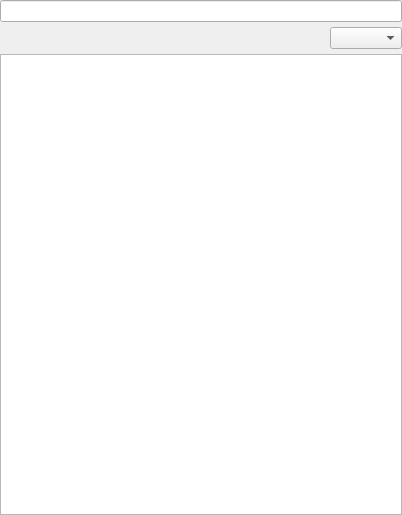
<?xml version="1.0" encoding="UTF-8"?>
<ui version="4.0">
 <class>NotesTree</class>
 <widget class="QWidget" name="NotesTree">
  <property name="geometry">
   <rect>
    <x>0</x>
    <y>0</y>
    <width>402</width>
    <height>515</height>
   </rect>
  </property>
  <property name="windowTitle">
   <string>Form</string>
  </property>
  <layout class="QVBoxLayout" name="verticalLayout">
   <property name="spacing">
    <number>5</number>
   </property>
   <property name="leftMargin">
    <number>0</number>
   </property>
   <property name="topMargin">
    <number>0</number>
   </property>
   <property name="rightMargin">
    <number>0</number>
   </property>
   <property name="bottomMargin">
    <number>0</number>
   </property>
   <item>
    <layout class="QHBoxLayout" name="toolBoxLayout">
     <property name="spacing">
      <number>5</number>
     </property>
    </layout>
   </item>
   <item>
    <widget class="QWidget" name="searchPanel" native="true">
     <layout class="QVBoxLayout" name="verticalLayout_2">
      <property name="spacing">
       <number>5</number>
      </property>
      <property name="leftMargin">
       <number>0</number>
      </property>
      <property name="topMargin">
       <number>0</number>
      </property>
      <property name="rightMargin">
       <number>0</number>
      </property>
      <property name="bottomMargin">
       <number>0</number>
      </property>
      <item>
       <widget class="QLineEdit" name="searchFor">
        <property name="alignment">
         <set>Qt::AlignRight|Qt::AlignTrailing|Qt::AlignVCenter</set>
        </property>
       </widget>
      </item>
      <item>
       <layout class="QHBoxLayout" name="horizontalLayout_4">
        <property name="spacing">
         <number>5</number>
        </property>
        <item>
         <spacer name="horizontalSpacer">
          <property name="orientation">
           <enum>Qt::Horizontal</enum>
          </property>
          <property name="sizeHint" stdset="0">
           <size>
            <width>40</width>
            <height>20</height>
           </size>
          </property>
         </spacer>
        </item>
        <item>
         <widget class="QComboBox" name="searchType"/>
        </item>
       </layout>
      </item>
     </layout>
    </widget>
   </item>
   <item>
    <widget class="QTreeView" name="notesView">
     <property name="dragEnabled">
      <bool>true</bool>
     </property>
     <property name="dragDropMode">
      <enum>QAbstractItemView::InternalMove</enum>
     </property>
     <property name="selectionMode">
      <enum>QAbstractItemView::ExtendedSelection</enum>
     </property>
     <property name="sortingEnabled">
      <bool>false</bool>
     </property>
     <property name="animated">
      <bool>true</bool>
     </property>
     <property name="headerHidden">
      <bool>true</bool>
     </property>
    </widget>
   </item>
  </layout>
 </widget>
 <resources/>
 <connections/>
</ui>
